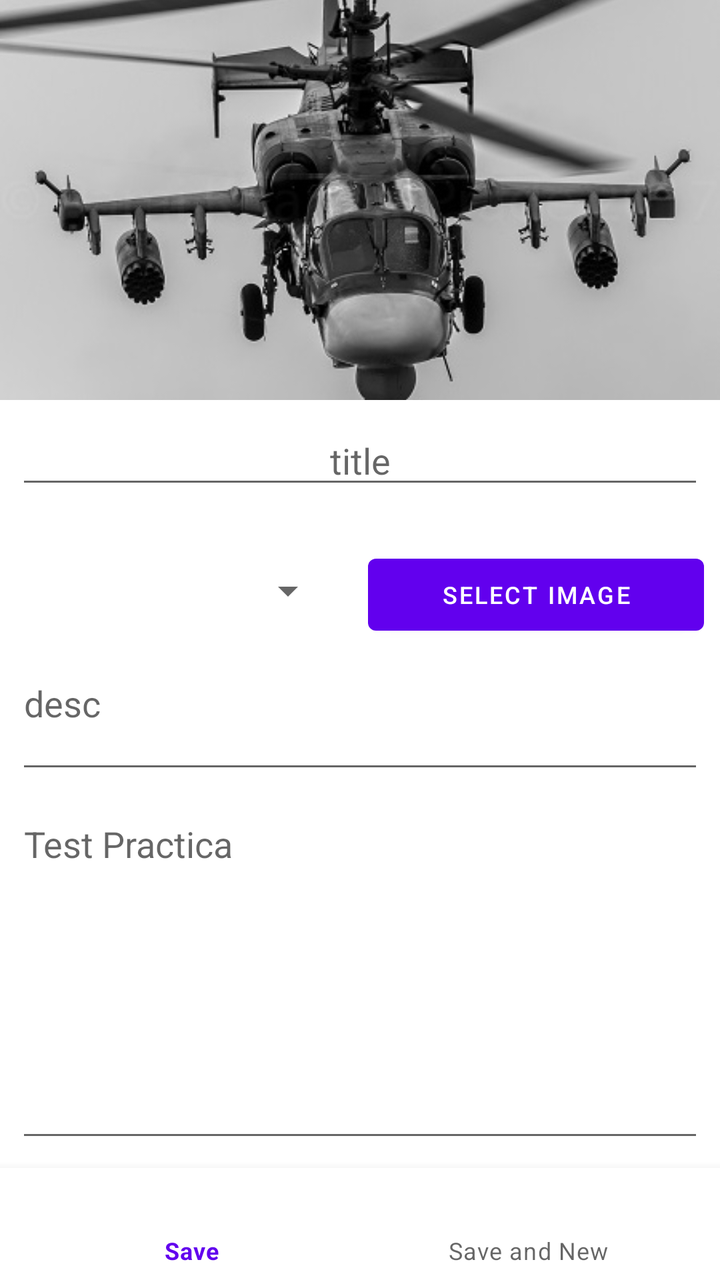
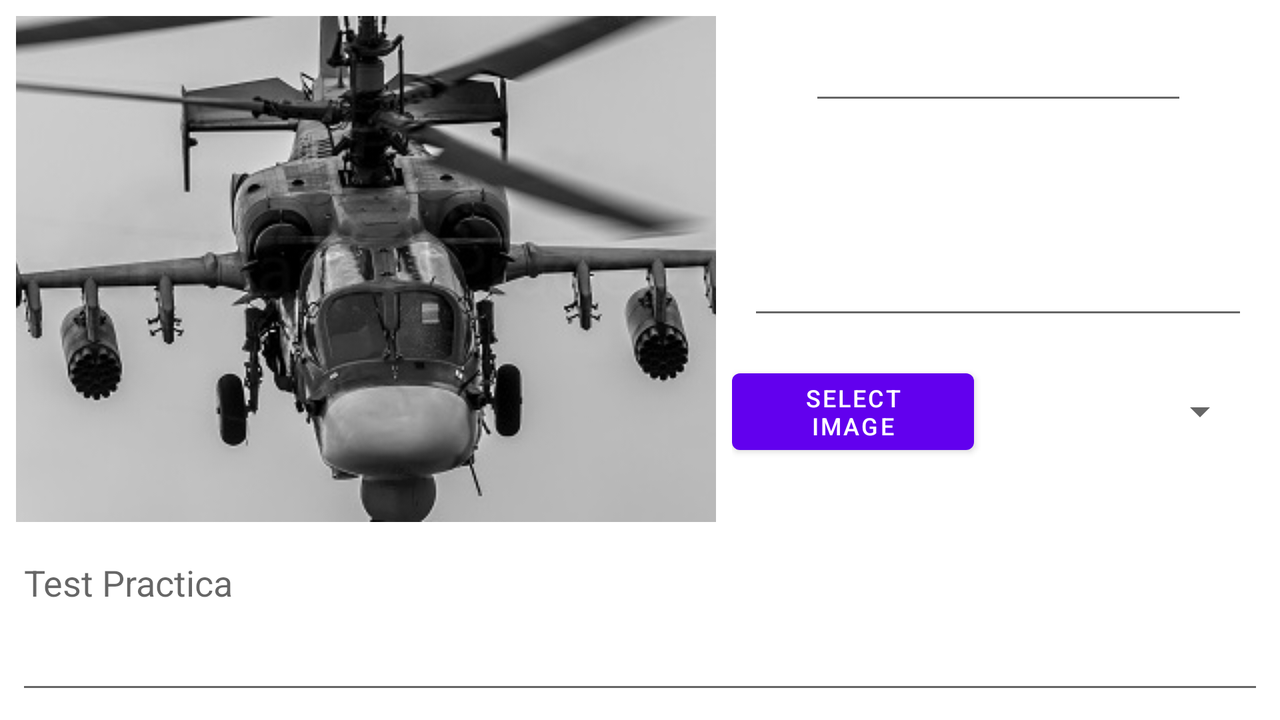

One screen, two layout resources from the same app: the default and the repository's alternative for another configuration. Each is rendered where Android would select it; the XML of both is given below.
<!-- AndroidManifest.xml: application theme AppTheme -->
<!-- res/layout/list_row_edit.xml -->
<?xml version="1.0" encoding="utf-8"?>
<layout xmlns:android="http://schemas.android.com/apk/res/android"
    xmlns:app="http://schemas.android.com/apk/res-auto"
    xmlns:tools="http://schemas.android.com/tools">

    <data>
        <variable
            name="model"
            type="com.example.practica.data.entity.CategoryAndArticle" />

        <variable
            name="callback"
            type="com.example.practica.ui.main.EditArticleFragment" />
    </data>


    <androidx.constraintlayout.widget.ConstraintLayout
        android:id="@+id/container"
        android:layout_width="match_parent"
        android:layout_height="match_parent">

        <ImageView
            android:id="@+id/img_select"
            android:layout_width="0dp"
            android:layout_height="200dp"
            android:scaleType="centerCrop"
            app:layout_constraintEnd_toEndOf="parent"
            app:layout_constraintHorizontal_bias="0.0"
            app:layout_constraintStart_toStartOf="parent"
            app:layout_constraintTop_toTopOf="parent"
            app:srcCompat="@drawable/l11" />

        <EditText
            android:id="@+id/edt_title"
            android:layout_width="0dp"
            android:layout_height="wrap_content"
            android:layout_marginStart="8dp"
            android:layout_marginTop="8dp"
            android:layout_marginEnd="8dp"
            android:ems="9"
            android:gravity="center"
            android:hint="@string/hint_title"
            android:inputType="textPersonName"
            android:text="@{model.article[0].title}"
            app:layout_constraintEnd_toEndOf="parent"
            app:layout_constraintHorizontal_bias="0.0"
            app:layout_constraintStart_toStartOf="parent"
            app:layout_constraintTop_toBottomOf="@+id/img_select" />

        <LinearLayout
            android:id="@+id/linearLayout"
            android:layout_width="match_parent"
            android:layout_height="wrap_content"
            android:layout_marginTop="8dp"
            android:orientation="horizontal"
            app:layout_constraintEnd_toEndOf="parent"
            app:layout_constraintStart_toStartOf="parent"
            app:layout_constraintTop_toBottomOf="@+id/edt_title">

            <Spinner
                android:id="@+id/spin_category"
                android:layout_width="0dp"
                android:layout_height="wrap_content"
                android:layout_gravity="center_horizontal|center_vertical"
                android:layout_marginTop="6dp"
                android:layout_marginEnd="8dp"
                android:layout_weight="1" />

            <Button
                android:id="@+id/btn_image"
                android:layout_width="0dp"
                android:layout_height="wrap_content"
                android:layout_marginStart="8dp"
                android:layout_marginTop="16dp"
                android:layout_marginEnd="8dp"
                android:layout_weight="1"
                android:text="@string/btn_select_image"
                android:textSize="12sp"/>
        </LinearLayout>

        <EditText
            android:id="@+id/edt_desc"
            android:layout_width="0dp"
            android:layout_height="wrap_content"
            android:layout_marginStart="8dp"
            android:layout_marginTop="8dp"
            android:layout_marginEnd="8dp"
            android:ems="10"
            android:gravity="start|top"
            android:hint="desc"
            android:inputType="textMultiLine"
            android:lines="2"
            android:text="@{model.article[0].desc}"
            app:layout_constraintEnd_toEndOf="parent"
            app:layout_constraintHorizontal_bias="0.0"
            app:layout_constraintStart_toStartOf="parent"
            app:layout_constraintTop_toBottomOf="@+id/linearLayout" />

        <EditText
            android:id="@+id/edt_content"
            android:layout_width="match_parent"
            android:layout_height="0dp"
            android:layout_marginStart="8dp"
            android:layout_marginTop="8dp"
            android:layout_marginEnd="8dp"
            android:layout_marginBottom="8dp"
            android:ems="10"
            android:gravity="start|top"
            android:hint="@string/app_name"
            android:inputType="textMultiLine"
            android:text="@{model.article[0].content}"
            app:layout_constraintBottom_toTopOf="@+id/bott_nav"
            app:layout_constraintEnd_toEndOf="parent"
            app:layout_constraintStart_toStartOf="parent"
            app:layout_constraintTop_toBottomOf="@+id/edt_desc" />

        <com.google.android.material.bottomnavigation.BottomNavigationView
            android:id="@+id/bott_nav"
            android:layout_width="match_parent"
            android:layout_height="wrap_content"
            android:layout_below="@+id/container"
            app:layout_constraintBottom_toBottomOf="parent"
            app:layout_constraintEnd_toEndOf="parent"
            app:layout_constraintStart_toStartOf="parent"
            app:menu="@menu/bottom_menu_save" />
    </androidx.constraintlayout.widget.ConstraintLayout>
</layout>
<!-- resources referenced by this layout -->
<resources>
  <!-- drawable l11: jpg bitmap (drawable, 32308 bytes) -->
  <string name="app_name"> Test Practica</string>
  <string name="btn_select_image">Select Image</string>
  <string name="hint_title">title</string>
  <style name="AppTheme" parent="Theme.MaterialComponents.Light.NoActionBar">
          
          <item name="colorPrimary">@color/colorPrimary</item>
          <item name="colorPrimaryDark">@color/colorPrimaryDark</item>
          <item name="colorAccent">@color/colorAccent</item>
      </style>
  <color name="colorPrimary">#6200EE</color>
  <color name="colorPrimaryDark">#3700B3</color>
  <color name="colorAccent">#03DAC5</color>
</resources>
<!-- res/layout-land/list_row_edit.xml (the repository's variant of the layout above) -->
<!-- drawn on the phone turned sideways -->
<?xml version="1.0" encoding="utf-8"?>
<layout xmlns:android="http://schemas.android.com/apk/res/android"
    xmlns:app="http://schemas.android.com/apk/res-auto"
    xmlns:tools="http://schemas.android.com/tools">

    <data>
        <variable
            name="model"
            type="com.example.practica.data.entity.CategoryAndArticle" />
    </data>

    <androidx.constraintlayout.widget.ConstraintLayout
        android:layout_width="match_parent"
        android:layout_height="match_parent">

        <ImageView
            android:id="@+id/img_select"
            android:layout_width="350dp"
            android:layout_height="0dp"
            android:layout_marginStart="8dp"
            android:layout_marginTop="8dp"
            android:scaleType="centerCrop"
            app:layout_constraintEnd_toEndOf="parent"
            app:layout_constraintHorizontal_bias="0.0"
            app:layout_constraintStart_toStartOf="parent"
            app:layout_constraintTop_toTopOf="parent"
            app:srcCompat="@drawable/l11" />

        <EditText
            android:id="@+id/edt_title"
            android:layout_width="wrap_content"
            android:layout_height="wrap_content"
            android:layout_marginTop="16dp"
            android:ems="9"
            android:gravity="center"
            android:inputType="textPersonName"
            android:text="@{model.article[0].title}"
            app:layout_constraintEnd_toEndOf="parent"
            app:layout_constraintStart_toEndOf="@+id/img_select"
            app:layout_constraintTop_toTopOf="parent" />

        <LinearLayout
            android:layout_width="0dp"
            android:layout_height="wrap_content"
            android:layout_marginStart="8dp"
            android:layout_marginTop="16dp"
            android:layout_marginEnd="8dp"
            android:orientation="horizontal"
            app:layout_constraintEnd_toEndOf="parent"
            app:layout_constraintStart_toEndOf="@+id/img_select"
            app:layout_constraintTop_toBottomOf="@+id/edt_desc">

            <Button
                android:id="@+id/btn_image"
                android:layout_width="0dp"
                android:layout_height="wrap_content"
                android:layout_weight="1"
                android:text="@string/btn_select_image"
                android:textSize="12sp"
                tools:layout_marginEnd="16dp" />

            <Spinner
                android:id="@+id/spin_category"
                android:layout_width="0dp"
                android:layout_height="wrap_content"
                android:layout_gravity="center_horizontal|center_vertical"
                android:layout_marginEnd="8dp"
                android:layout_weight="1" />
        </LinearLayout>

        <EditText
            android:id="@+id/edt_desc"
            android:layout_width="0dp"
            android:layout_height="wrap_content"
            android:layout_marginStart="16dp"
            android:layout_marginTop="24dp"
            android:layout_marginEnd="16dp"
            android:ems="10"
            android:gravity="start|top"
            android:inputType="textMultiLine"
            android:lines="3"
            android:text="@{model.article[0].desc}"
            app:layout_constraintEnd_toEndOf="parent"
            app:layout_constraintStart_toEndOf="@+id/img_select"
            app:layout_constraintTop_toBottomOf="@+id/edt_title" />

        <EditText
            android:id="@+id/edt_content"
            android:layout_width="0dp"
            android:layout_height="0dp"
            android:layout_marginStart="8dp"
            android:layout_marginTop="8dp"
            android:layout_marginEnd="8dp"
            android:layout_marginBottom="8dp"
            android:ems="10"
            android:gravity="start|top"
            android:hint="@string/app_name"
            android:inputType="textMultiLine"
            android:text="@{model.article[0].content}"
            app:layout_constraintBottom_toBottomOf="parent"
            app:layout_constraintEnd_toEndOf="parent"
            app:layout_constraintStart_toStartOf="parent"
            app:layout_constraintTop_toBottomOf="@+id/img_select" />


    </androidx.constraintlayout.widget.ConstraintLayout>
</layout>
<!-- resources referenced by the variant -->
<!-- as the phone turned sideways resolves them -->
<resources>
  <!-- drawable l11: jpg bitmap (drawable, 32308 bytes) -->
  <string name="app_name"> Test Practica</string>
  <string name="btn_select_image">Select Image</string>
  <style name="AppTheme" parent="Theme.MaterialComponents.Light.NoActionBar">
          
          <item name="colorPrimary">@color/colorPrimary</item>
          <item name="colorPrimaryDark">@color/colorPrimaryDark</item>
          <item name="colorAccent">@color/colorAccent</item>
      </style>
  <color name="colorPrimary">#6200EE</color>
  <color name="colorPrimaryDark">#3700B3</color>
  <color name="colorAccent">#03DAC5</color>
</resources>
